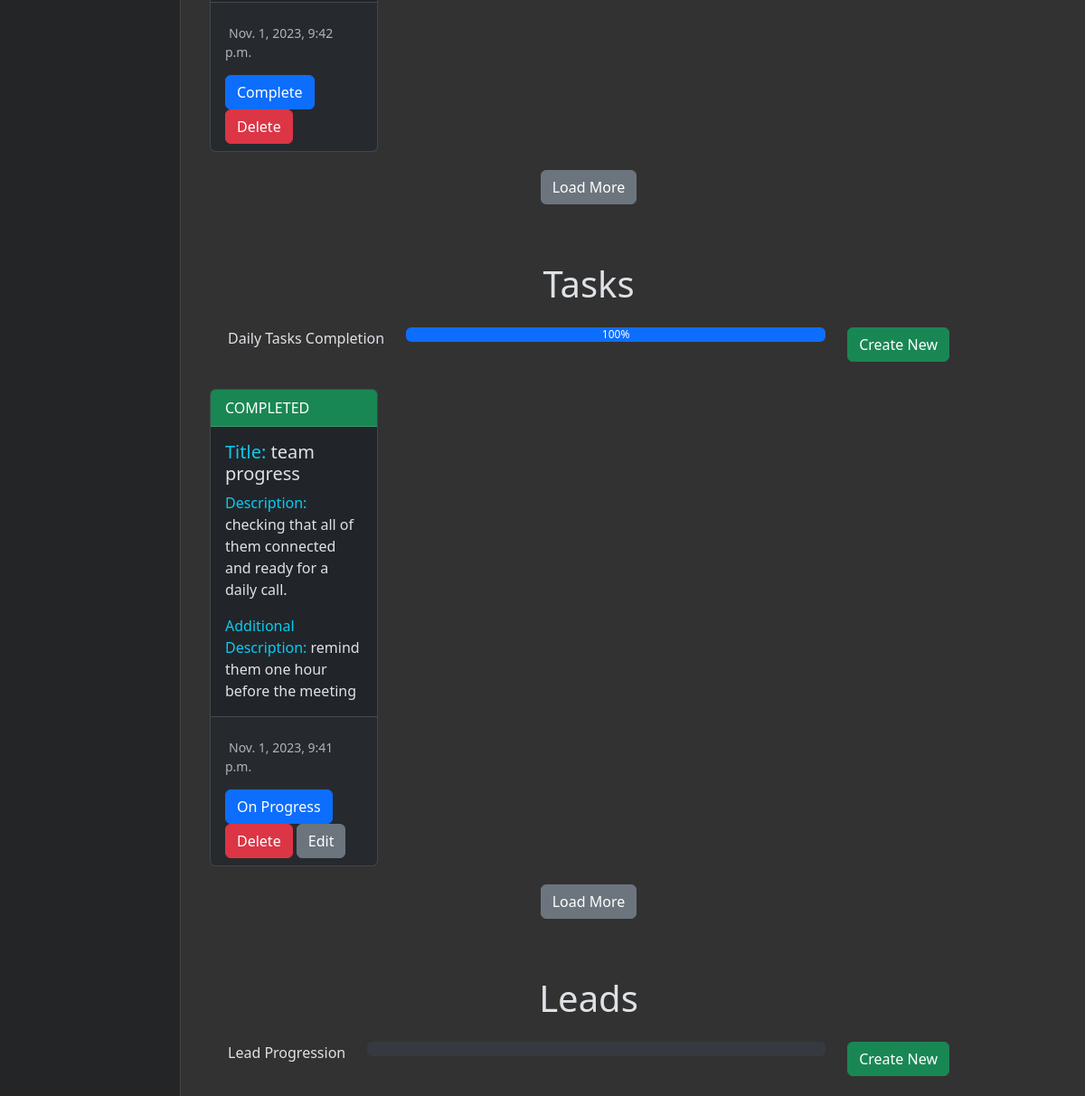
Page /tasks (signed in, middle part) on the earlier database version.
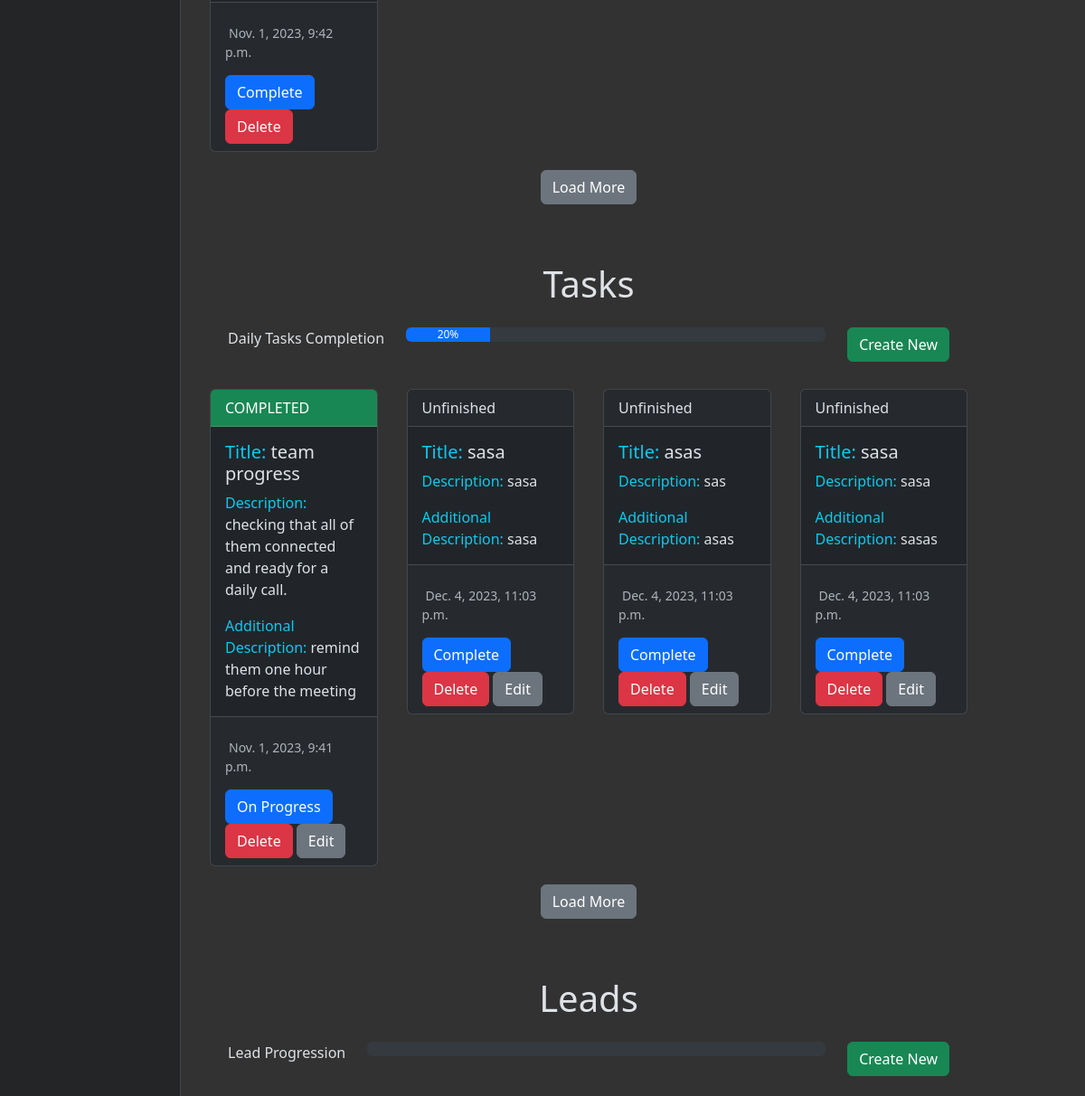
Same page on the later database version.
### tasks/models.py (models this page shows, shortened)
class DepartmentTask(models.Model):
    title = models.CharField(max_length=50)
    description = models.CharField(max_length=350)
    additional_description = models.CharField(max_length=350,blank=True,null=True)
    created_at = models.DateTimeField(auto_now_add=True)
    completed = models.BooleanField(default=False)

class Task(models.Model):
    title = models.CharField(max_length=50)
    description = models.TextField(max_length=350)
    additional_description = models.TextField(max_length=350,blank=True,null=True)
    created_at = models.DateTimeField(auto_now_add=True)
    completed = models.BooleanField(default=False)

### tasks/views.py (the view, shortened to what this page needs)
# urls.py: path('',include('tasks.urls')),
@login_required
def tasks(request):
    user = Employer.objects.get(user=request.user)
    employer_department = Employer.objects.get(user=request.user).job_position
    employer_tasks = user.task.all()
    employer_leads = user.lead.all()
    add_lead_form = CreateLead()
    add_task_form = CreateTask()
    department_task_graph = graph_percentage_presentation(user,job_position_tasks=True)
    employer_task_graph = graph_percentage_presentation(user,personal_tasks=True)
    lead_graph = graph_percentage_presentation(user,leads=True)
    graph_representation = {"department_task_graph":str(department_task_graph),"employer_task_graph":str(employer_task_graph),"lead_graph":str(lead_graph)}
    if str(request.user) == str(user) and request.user.is_authenticated:
        department_tasks = DepartmentTask.objects.filter(department__position=employer_department)
        if request.method == "GET":
            context = {"department_tasks":department_tasks,"employer_tasks":employer_tasks,"leads":employer_leads,"add_task_form":add_task_form,"add_lead_form":add_lead_form,"graph_presentation":graph_representation}
            return render(request,"code/tasks.html",context)

### user/models.py (called while the page is built)
    def __str__(self):
        return self.first_name

    def __str__(self):
        return self.position

### tasks/templates/code/tasks.html (shortened to what this page needs)
{% extends 'code/base.html' %} {% block content %}  {% load widget_tweaks %}{% load static %}
<div class='container position-relative'style='margin-top:4rem '>
<div class='container'>
<div class='row row-cols-1 row-cols-md-4 g-4'>
  {% for department_task in department_tasks %}
    <div class='col department_task_col'>
      <div class='card m-1'>
        {% if department_task.completed %}
        <div class='card-header text-bg-success'>COMPLETED</div>
        <div class='card-body'>
          <h5 class='card-title'><BOLD class='text-info'>Title: </BOLD>{{department_task.title}}</h5>
          <p class='card-text'><BOLD class='text-info'>Description: </BOLD>{{department_task.description}}</p>
          <p class='card-text'><BOLD class='text-info'>Additional Description: </BOLD>{{department_task.additional_description}}</p>
        </div>
          <div class='card-footer text-body-secondary'>
            <div class='col-sm-auto' style='margin-top: 15px'>
              <small class='text-body-secondary m-1' >{{department_task.created_at}}</small>
              <div class='col-sm-auto' style='margin-top: 15px'>
                <button  name='task_on_progress_task' class='btn btn-primary department_task_on_progress_button' member_id='{{department_task.id}}' id='{{department_task.id}}'>On Progress</button>
              {% else %}
                <div class='card-footer text-body-secondary'>
                  <div class='col-sm-auto' style='margin-top: 15px'>
                    <small class='text-body-secondary m-1' >{{department_task.created_at}}</small>
                    <div class='col-sm-auto' style='margin-top: 15px'>
                <button  name='complete_task_form' class='btn btn-primary department_task_complete_button' member_id='{{department_task.id}}' id='{{department_task.id}}'>Complete</button>
              {% endif %}
              <button type='submit'  name='task_delete' class='btn btn-danger department_task_delete_button' member_id='{{department_task.id}}' id='{{department_task.id}}'>Delete</button>
              </div>
            </div>
          </div>
      </div>
    </div>
  {% endfor %}
    </div>
    <div class="container text-center mt-3 mb-5">
  <button class="btn btn-secondary load_more_department_task"  id="">Load More</button>
</div>
  </div>
</div>
<div class='container'style='margin-top:4rem ;'>
<figure class='text-center'>
  <blockquote class='blockquote'>
    <h1>Tasks</h1>
  </blockquote>
</figure>
<div class='row m-4'>
  <div class='col-sm-auto'>
    <p >Daily Tasks Completion</p>
  </div>
  <div class='col'>
    <div class='progress' role='progressbar' aria-label='Basic example' aria-valuenow='0' aria-valuemin='0' aria-valuemax='100'>
      <div class='progress-bar' style="width: {{graph_presentation.employer_task_graph}}%">{{graph_presentation.employer_task_graph}}%</div>
    </div>
  </div>
<div class='col-sm-auto'>
  <button type='button' class='btn btn-success' data-bs-toggle='modal' data-bs-target='#add_task_modal' data-bs-whatever='@getbootstrap'>Create New</button>
  </div>
</div>
<div class='container'>
    <div class='row row-cols-1 row-cols-md-4 g-4'>
    {% for task in employer_tasks %}
      <div class='col task_col'>
        <div class='card m-1'>
          {% if task.completed %}
            <div class='card-header text-bg-success'>COMPLETED</div>
            <div class='card-body'>
          {% else %}
            <div class='card-header text-bold'>Unfinished</div>
            <div class='card-body'>
              {% endif %}
              <h5 class='card-title'><BOLD class="text-info">Title: </BOLD>{{ task.title }}</h5>
              <p class='card-text'><BOLD class="text-info">Description: </BOLD>{{ task.description }}</p>
              <p class='card-text'><BOLD class="text-info">Additional Description: </BOLD>{{ task.additional_description }}</p>
            </div>
        <div class='card-footer text-body-secondary'>
          <div class='col-sm-auto' style='margin-top: 15px'>
            <small class='text-body-secondary m-1' >{{ task.created_at }}</small>
              <div class='col-sm-auto' style='margin-top: 15px'>
                    {% if task.completed %}
                      <button  name='task_on_progress_task' class='btn btn-primary task_on_progress_button' member_id='{{task.id}}' id='{{task.id}}'>On Progress</button>
                    {% else %}
                      <button  name='complete_task_form' class='btn btn-primary task_complete_button' member_id='{{task.id}}' id='{{task.id}}'>Complete</button>
                    {% endif %}
                  <button type='submit'  name='task_delete' class='btn btn-danger task_delete_button' member_id='{{task.id}}' id='{{task.id}}'>Delete</button>
                  <a type='button' href="{% url 'edit_task' task.id %}" class='btn btn-secondary task_edit_button' name='task_edit' value='{{task.id}}' >Edit</a>
              </div>
            </div>
          </div>
        </div>
      </div>
    {% endfor %}
    </div>
  </div>
<div class="container text-center mt-3">
  <button class="btn btn-secondary load_more_task"  id="">Load More</button>
</div>
</div>
 <div class='col-9-end align-self-end'>
<div class='container' style='margin-top:4rem;'>
<figure class='text-center'>
  <blockquote class='blockquote'>
    <h1>Leads</h1>
  </blockquote>
</figure>
<div class='row m-4'>
<div class='col-sm-auto'>
    <p>Lead Progression</p>
</div>
  <div class='col'>
    <div class='progress' role='progressbar' aria-label='Basic example' aria-valuenow='0' aria-valuemin='0' aria-valuemax='100'>
    </div>
  </div>
  <div class='col-sm-auto'>
    <button type='button' class='btn btn-success' data-bs-toggle='modal' data-bs-target='#add_lead_modal' data-bs-whatever='@getbootstrap'>Create New</button>
  </div>
</div>
</div>
 <div class='container'>
    <div class='row row-cols-1 row-cols-md-4 g-4'>
  </div>
</div>
</div>
</div>
</div>
{% endblock content%}

### templates/code/base.html (shortened to what this page needs)
{% load static %}
<html lang="en" data-bs-theme="dark">
  <head>
    <link
      href="https://cdn.jsdelivr.net/npm/bootstrap@5.3.1/dist/css/bootstrap.min.css"
      rel="stylesheet"
    />
  </head>
<body style="background:#323232">
<div class="row">
<div class="col-2">
<div class="offcanvas offcanvas-start show" id="big_off_canvas" data-bs-scroll="true" data-bs-backdrop="false" style="width:200px; background:#242526; " tabindex="-1" aria-labelledby="offcanvasLabel">
  <div class="offcanvas-body">
  </div>
</div>
</div>
<div class="col-9 mt-5">
    {% block content %}
    {% endblock content %}
  </body>
  </html>

Differences in the rows shown:
added Task: completed "Unfinished", title "sasa", description "sasa", additional_description "sasa", created_at "Dec. 4, 2023, 11:03 p.m.", {{ task.id }} 2 (drawn)
added Task: completed "Unfinished", title "asas", description "sas", additional_description "asas", created_at "Dec. 4, 2023, 11:03 p.m.", {{ task.id }} 3 (drawn)
added Task: completed "Unfinished", title "sasa", description "sasa", additional_description "sasas", created_at "Dec. 4, 2023, 11:03 p.m.", {{ task.id }} 4 (drawn)
Other differences:
{{ graph_presentation.employer_task_graph }}: 100 → 20 (drawn)
{{ graph_presentation.employer_task_graph }}: "100" → "20"
